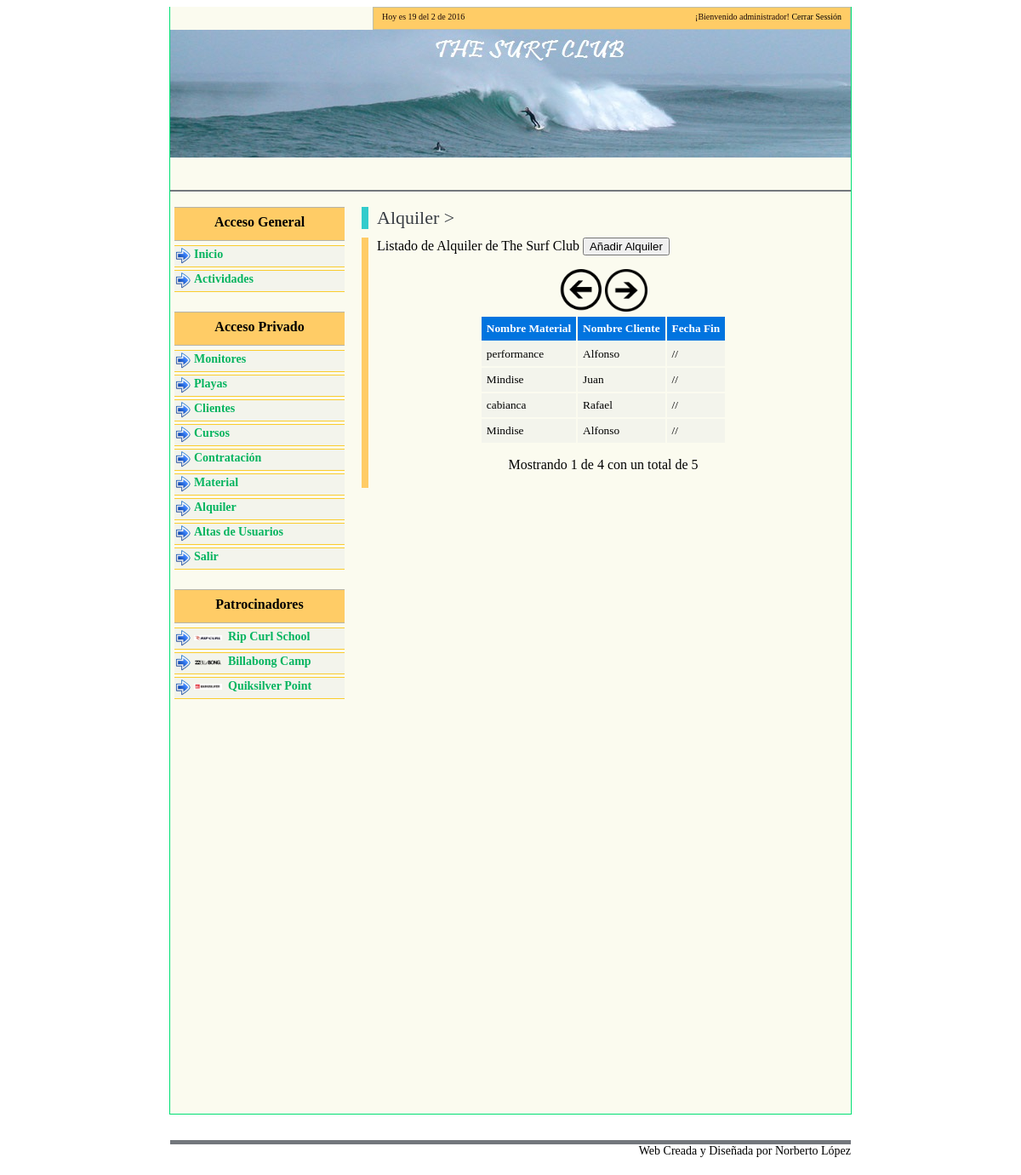
Page /url/alquiler.php (signed in) on the committed database.
### tables this page shows
CREATE TABLE `material` (
  `id_material` mediumint(8) UNSIGNED NOT NULL,
  `nombre_material` varchar(50) NOT NULL,
  `tipo_material` varchar(50) NOT NULL,
  `modelo_material` varchar(50) NOT NULL
);

CREATE TABLE `clientes` (
  `id_cliente` mediumint(8) UNSIGNED NOT NULL,
  `dni_cliente` varchar(9) NOT NULL,
  `nombre_cliente` varchar(50) NOT NULL,
  `apellidos_cliente` varchar(50) NOT NULL
);

CREATE TABLE `alquiler` (
  `id_alquiler` mediumint(8) UNSIGNED NOT NULL,
  `id_cliente` mediumint(8) UNSIGNED NOT NULL,
  `id_material` mediumint(8) UNSIGNED NOT NULL,
  `duracion_alquiler` tinyint(4) NOT NULL,
  `costo_alquiler` float(6,2) NOT NULL,
  `fecha_inicio_alquiler` date NOT NULL,
  `fecha_fin_alquiler` date NOT NULL
);

### lib/fecha.php (called while the page is built, shortened)
<?PHP
function cambiaf_a_normal($fecha)
{
	$lafecha=$mifecha[3]."/".$mifecha[2]."/".$mifecha[1];
	return $lafecha;
}
?>

### url/alquiler.php (the view, shortened to what this page needs)
<?php
include("encabezado.php");
print "<LINK REL='stylesheet' TYPE='text/css' HREF='../css/estilos.css'>";
if (!isset($_SESSION['usuario']))
{
	print("Para ver este contenido debe estar logueado");
	echo "<META HTTP-EQUIV='refresh' CONTENT='3; URL=../index.php'>";
}
else
{
	include("../lib/fecha.php");
	$error="";
?>
	<div class="titulomenu">Alquiler > </div><div class="imagentitulo"></div>
	<div class="cuerpomenu">
		<form action="nuevousuario2alquiler.php" METHOD="POST">Listado de Alquiler de The Surf Club <span style="text-align:right;"><input type="submit" value="Añadir Alquiler"></span></form>
<?php
		$conexion = mysql_connect ("localhost", "root", "")
			or die ("No se puede conectar con el servidor");
		$num=4;
		$comienzo=$_REQUEST['comienzo'];
		if(!isset($comienzo))
			$comienzo=0;
		if (isset($buscar) && $error=="")
		{
			if($usuario3=="" && $actividad!="")
			{
				$instruccion = "SELECT id_alquiler,id_cliente,id_material,duracion_alquiler,costo_alquiler,fecha_inicio_alquiler,fecha_fin_alquiler, sum(costo_alquiler) FROM alquiler WHERE fecha_inicio_alquiler <= '$actividad2' AND fecha_fin_alquiler >= '$actividad2' LIMIT $comienzo,$num" ;
				$instruccion2 = "SELECT id_alquiler,id_cliente,id_material,duracion_alquiler,costo_alquiler,fecha_inicio_alquiler,fecha_fin_alquiler, sum(costo_alquiler) FROM alquiler WHERE fecha_inicio_alquiler <= '$actividad2' AND fecha_fin_alquiler >= '$actividad2' ";
			}
			if($usuario3!="" && $actividad=="")
			{
				$instruccion = "SELECT id_alquiler,id_cliente,id_material,duracion_alquiler,costo_alquiler,fecha_inicio_alquiler,fecha_fin_alquiler FROM alquiler WHERE fecha_inicio_alquiler <= '$usuario4' AND fecha_fin_alquiler >= '$usuario4' LIMIT $comienzo,$num" ;
				$instruccion2 = "SELECT id_alquiler,id_cliente,id_material,duracion_alquiler,costo_alquiler,fecha_inicio_alquiler,fecha_fin_alquiler FROM alquiler WHERE fecha_inicio_alquiler <= '$usuario4' AND fecha_fin_alquiler >= '$usuario4'";
			}
			if($usuario3!="" && $actividad!="")
			{
				$instruccion = "SELECT material.id_material, nombre_material, sum(costo_alquiler) FROM material, alquiler LIMIT $comienzo,$num" ;
				$instruccion2 = "SELECT material.id_material, nombre_material, sum(costo_alquiler) FROM material, alquiler";;
			}
			if($usuario3=="" && $actividad=="")
			{
				$instruccion = "SELECT id_alquiler,id_cliente,id_material,duracion_alquiler,costo_alquiler,fecha_inicio_alquiler,fecha_fin_alquiler FROM alquiler LIMIT $comienzo,$num" ;
				$instruccion2 = "SELECT id_alquiler,id_cliente,id_material,duracion_alquiler,costo_alquiler,fecha_inicio_alquiler,fecha_fin_alquiler FROM alquiler";
			}
		}
		else
		{
			$instruccion = "SELECT id_alquiler,id_cliente,id_material,duracion_alquiler,costo_alquiler,fecha_inicio_alquiler,fecha_fin_alquiler FROM alquiler LIMIT $comienzo,$num" ;
			$instruccion2 = "SELECT id_alquiler,id_cliente,id_material,duracion_alquiler,costo_alquiler,fecha_inicio_alquiler,fecha_fin_alquiler FROM alquiler";
		}
		$consulta = mysql_query ($instruccion, $conexion)
			 or die ("Fallo en la consulta1");
		$consulta2 = mysql_query ($instruccion2, $conexion)
			 or die ("Fallo en la consulta2");
		$nfilas = mysql_num_rows ($consulta);
		$nfilas_t= mysql_num_rows ($consulta2);
?>
		<center>
<?php
			if ($nfilas>0)
			{
				if($comienzo==0)
				{
					print "<span class='botompag'><img src='../img/botonanterior.jpg' width='50'></img></span> ";
				}
				else
				{
					print "<a class='botompag' href='" . "alquiler.php" . "?comienzo=" . ($comienzo - $num) . "'><img src='../img/botonanterior.jpg' width='50' border='0'></img></a>";
				}
				if(($comienzo+$num)<$nfilas_t)
				{
					print "<a class='botompag' href='" . "alquiler.php" . "?comienzo=" . ($comienzo + $num) . "'><img src='../img/botonsiguiente.jpg' width='50' border='0'></img></a>";
				}
				else
				{
					print " <span class='botompag'><img src='../img/botonsiguiente.jpg' width='50'></img></span>";
				}
			}
?>
		</center>
<?php
		if ($nfilas > 0)
    	{
         	print ("<center><TABLE class='tablediary'>\n");
         	print ("<TR>\n");
         	print ("<TH>Nombre Material</TH>\n");
			print ("<TH>Nombre Cliente</TH>\n");
			print ("<TH>Fecha Fin</TH>\n");
         	print ("</TR>\n");
        	for ($i=0; $i<$nfilas; $i++)
         	{
				$resultado = mysql_fetch_array ($consulta);
				$idal=$resultado['id_material'];
				$idal2=$resultado['id_cliente'];
				if (isset($buscar))
				{
					if($usuario3=="" && $actividad!="")
					{
						$instruccionp = "select nombre_material, modelo_material, tipo_material, sum(costo_alquiler) from material,alquiler  where material.id_material='$idal' GROUP BY modelo_material";
					}
					if($usuario3!="" && $actividad=="")
					{
						$instruccionp = "select nombre_material, modelo_material, tipo_material, sum(costo_alquiler) from material,alquiler  where material.id_material='$idal' GROUP BY tipo_material";
					}
					if($usuario3!="" && $actividad!="")
					{
						$instruccionp = "select nombre_material, modelo_material, tipo_material from material where id_material='$idal'";
					}
					if($usuario3=="" && $actividad=="")
					{
						$instruccionp = "select nombre_material, modelo_material, tipo_material from material where id_material='$idal'";
					}
				}
				else
				{
					$instruccionp = "select nombre_material, modelo_material, tipo_material from material where id_material='$idal'";
				}
				$instruccionp2 = "select nombre_cliente from clientes where id_cliente='$idal2'";
				$consultap = mysql_query ($instruccionp, $conexion)
					or die ("Fallo en la consulta1as");
				$consultap2 = mysql_query ($instruccionp2, $conexion)
					or die ("Fallo en la consulta1sa");
				$resultadop = mysql_fetch_array ($consultap);
				$resultadop2 = mysql_fetch_array ($consultap2);
            	$diafa=$resultado['fecha_fin_alquiler'];
				$diafa=cambiaf_a_normal($diafa);
           		print ("<TR>\n");
           		print ("<TD>" . $resultadop['nombre_material'] . "</TD>\n");
            	print ("<TD>" . $resultadop2['nombre_cliente'] . "</TD>\n");
				print ("<TD> $diafa </TD>\n");
            	print ("</TR>\n");
        	}
         		print ("</TABLE></center>\n");
				?>
				<?PHP
		}
      	else
         	print ("No hay Alquiler, con las caracteristicas introducidas");
         	if ($nfilas>0)
         	{
		         if(($num+$comienzo)>$nfilas_t)
		    	{
		    		$a=$nfilas_t;
		    	}
		    	else
		    	{
		    		$a=($num+$comienzo);
		    	}
		    	print ("<div class='paginado'>Mostrando ". ($comienzo+1). " de ".$a." con un total de " .$nfilas_t ."<br><br>");
	        }
		  	print ("</div>")
?>
	</div>
</div>
<?PHP
}
include("pie.php");
?>

### css/estilos.css (style rules this page uses)
body { font-family: Georgia; background-color: white; }
.titulomenu { font-family:Palatino; color:#383D43; font-size:22px; text-align:left; margin-bottom:10px; padding-left:10px; border-left:solid #33cccc 8px; }
.cuerpomenu { font-family:Georgia; font-size:16px; text-align:justify; border-left:solid #ffcc66 8px; padding-left:10px; margin-bottom:10px; }
.tablediary TH { font-size: 10pt; color: white; background: #0174DF; text-align: left; font-family:Palatino; padding:6px; }
.tablediary TD { font-size: 10pt; background: #F3F4EC; padding:6px; font-family:Georgia; }
.paginado { text-align:center; font-family:Palatino; margin-top:15px; }
.botompag { border: 0px; text-align:center; }

### rows in the picture
material: nombre_material "performance"
clientes: nombre_cliente "Alfonso"
alquiler: fecha_fin_alquiler "//"
material: nombre_material "Mindise"
clientes: nombre_cliente "Juan"
alquiler: fecha_fin_alquiler "//"
material: nombre_material "cabianca"
clientes: nombre_cliente "Rafael"
alquiler: fecha_fin_alquiler "//"
alquiler: fecha_fin_alquiler "//"

### other values in the picture
$usuario "administrador"
$comienzo+1 "1"
$a "4"
$nfilas_t "5"
